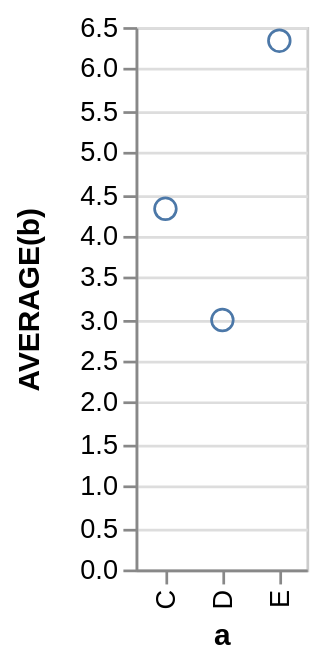

Describe this chart as a Vega-Lite specification.
### Vega specification from a JSON file in a GitHub repository (floating-point values rounded to 4 significant figures)
{"$schema": "https://vega.github.io/schema/vega/v3.0.json", "autosize": "pad", "padding": 5, "encode": {"update": {"stroke": {"value": "#ccc"}, "fill": {"value": "transparent"}}}, "data": [{"name": "source_0", "values": [{"a": "C", "b": 2}, {"a": "C", "b": 7}, {"a": "C", "b": 4}, {"a": "D", "b": 1}, {"a": "D", "b": 2}, {"a": "D", "b": 6}, {"a": "E", "b": 8}, {"a": "E", "b": 4}, {"a": "E", "b": 7}]}, {"name": "data_0", "source": "source_0", "transform": [{"type": "formula", "expr": "toNumber(datum[\"b\"])", "as": "b"}, {"type": "aggregate", "groupby": ["a"], "ops": ["average"], "fields": ["b"], "as": ["average_b"]}]}], "signals": [{"name": "x_step", "value": 21}, {"name": "width", "update": "bandspace(domain('x').length, 1, 0.5) * x_step"}, {"name": "height", "update": "200"}], "marks": [{"name": "marks", "type": "symbol", "clip": true, "role": "point", "from": {"data": "data_0"}, "encode": {"update": {"x": {"scale": "x", "field": "a"}, "y": {"scale": "y", "field": "average_b"}, "stroke": {"value": "#4c78a8"}, "fill": {"value": "transparent"}}}}], "scales": [{"name": "x", "type": "point", "domain": {"data": "data_0", "field": "a", "sort": true}, "range": {"step": {"signal": "x_step"}}, "round": true, "padding": 0.5}, {"name": "y", "type": "linear", "domain": {"data": "data_0", "field": "average_b"}, "range": [{"signal": "height"}, 0], "round": true, "nice": true, "zero": true}], "axes": [{"scale": "x", "orient": "bottom", "tickCount": 5, "title": "a", "zindex": 1, "encode": {"labels": {"update": {"angle": {"value": 270}, "align": {"value": "right"}, "baseline": {"value": "middle"}}}}}, {"scale": "y", "maxExtent": 30, "minExtent": 30, "orient": "left", "title": "AVERAGE(b)", "zindex": 1}, {"scale": "y", "domain": false, "grid": true, "labels": false, "orient": "left", "ticks": false, "zindex": 0, "gridScale": "x"}], "config": {"axis": {"quantitativeExtent": 30}}}
